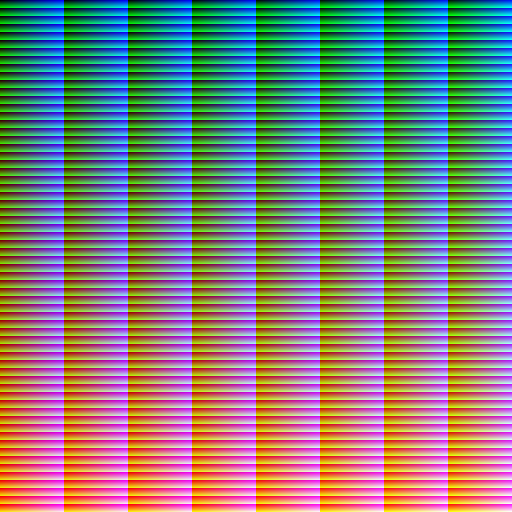
#> input picture ass3/exercise_pso/images/baseline.png, 512 x 512 px
$ python kmeans.py images/baseline.png out.png 3
#> lines starting #> are read from the running program, lines starting #| are printed output that depends on the picture; long printed decimals are rounded
### ass3/exercise_pso/quantization.py
import numpy as np
from PIL import Image

# quantize a np array <img> using <palette>
def quantize(img, palette):
    distances = pointsDistances(img, palette)
    closest_colour = np.argmin(distances, axis=1)
    quantized = np.array([palette[closest_colour[i]] for i in range(img.shape[0])]) # (width * height) x 3
    return quantized

# Distance of each point in <img> to each colour in <palette>
def pointsDistances(img, palette):
    distances = np.zeros((img.shape[0], len(palette)))
    for i in range(len(palette)):
        square_diff = np.square(img - palette[i])
        norm = np.sum(square_diff, axis=1)
        distances[:, i] = norm
    return distances

# Save np array <img> produced by <quantize> as a file to <outputPath>
def saveImg(img, outputPath):
    img = Image.fromarray(img.astype(np.uint8))
    img.save(outputPath + ".png")

# Average of mean squared error
def mse(a, b):
    diff = a - b
    return np.average(np.sum(np.square(diff), axis=1))

pic = []
for r in range(0, 256, 4):
    for g in range(0, 256, 4):
        for b in range(0, 256, 4):
            pic.append((r, g, b))

# generate a baseline image
# x = lambda rgb : (rgb[0], rgb[1], rgb[2])
# saveImg(np.reshape(np.array(sorted(pic, key=x)), (512, 512, 3)), "baseline.png")

### ass3/exercise_pso/kmeans.py
from PIL import Image
import numpy as np
import sys
from sklearn.cluster import KMeans
from matplotlib import pyplot as plt
from quantization import quantize, saveImg, mse

# sys.argv: input.png output_path k

if __name__ == '__main__':
    img = Image.open(sys.argv[1])
#> img is the input picture: PIL image 512x512 RGB; mean R, G, B 126, 126, 126
    height, width, _ = np.array(img).shape # image dimensions
#> height = 512; width = 512
    img = np.array(img.getdata())[:, :3] # convert to np array with shape (n, 3) == (points, channels)
    k = int(sys.argv[3])
    output_path = sys.argv[2]

    print(output_path, "started")

    kmeans = KMeans(n_clusters=k, n_init="auto").fit(img)
    opt_palette = kmeans.cluster_centers_
#> opt_palette = [[126, 76.5, 193.5], [125.9, 203.7, 129.3], [126.1, 82.04, 56.11]]
    quantized = quantize(img, opt_palette)
#> the loop in pointsDistances, `for i in range(len(palette)):` made 3 passes
    # quantized = KMeans(n_clusters=k, random_state=0, n_init="auto").fit_transform(img)
    saveImg(np.reshape(quantized, (height, width, 3)), sys.argv[2])
#> in saveImg, `img = Image.fromarray(img.astype(np.uint8))`:
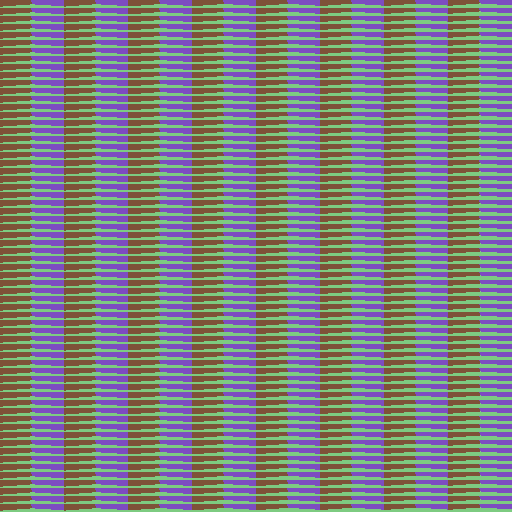
#> img: PIL image 512x512 RGB; mean R, G, B 125.3, 125.7, 125.7

    print(output_path, "finished, quality:", mse(img, quantized))
#| out.png finished, quality: 9796.662

$ run again, with ass3/exercise_pso/images/image.png copied over ass3/exercise_pso/images/baseline.png
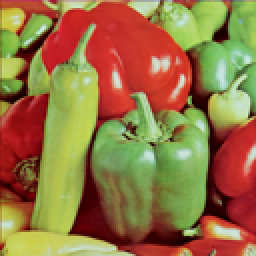
#> input picture ass3/exercise_pso/images/image.png, 128 x 128 px (shown 2 times larger)
#> img is the input picture: PIL image 128x128 RGB; mean R, G, B 149.9, 115.8, 66.5
#> opt_palette = [[178, 199.2, 116.4], [147.8, 39.57, 31.24], [127.2, 153.7, 73.76]]
#> the loop in pointsDistances, `for i in range(len(palette)):` made 3 passes
#> closest_colour = 16384 values, max 2 at index 21, min 0 at index 22, mean 1.02
#> in saveImg, `img = Image.fromarray(img.astype(np.uint8))`:
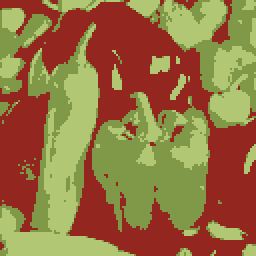
#> img: PIL image 128x128 RGB (shown 2 times larger); mean R, G, B 149.5, 115.4, 66.2
#| out.png finished, quality: 2730.614
